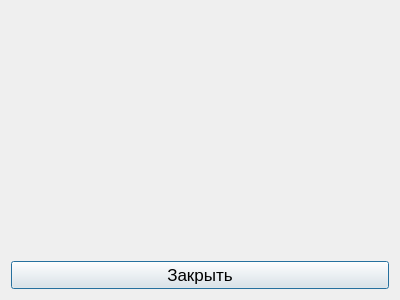
<?xml version="1.0" encoding="UTF-8"?>
<ui version="4.0">
 <class>TaskPopup</class>
 <widget class="QDialog" name="TaskPopup">
  <property name="geometry">
   <rect>
    <x>0</x>
    <y>0</y>
    <width>400</width>
    <height>300</height>
   </rect>
  </property>
  <property name="windowTitle">
   <string>Dialog</string>
  </property>
  <layout class="QGridLayout" name="gridLayout_2">
   <item row="0" column="0">
    <layout class="QVBoxLayout" name="verticalLayout">
     <item>
      <widget class="QLabel" name="label">
       <property name="text">
        <string/>
       </property>
       <property name="alignment">
        <set>Qt::AlignCenter</set>
       </property>
      </widget>
     </item>
     <item>
      <widget class="QPushButton" name="closeButton">
       <property name="font">
        <font>
         <pointsize>13</pointsize>
        </font>
       </property>
       <property name="text">
        <string>Закрыть</string>
       </property>
      </widget>
     </item>
    </layout>
   </item>
  </layout>
 </widget>
 <resources/>
 <connections/>
</ui>
